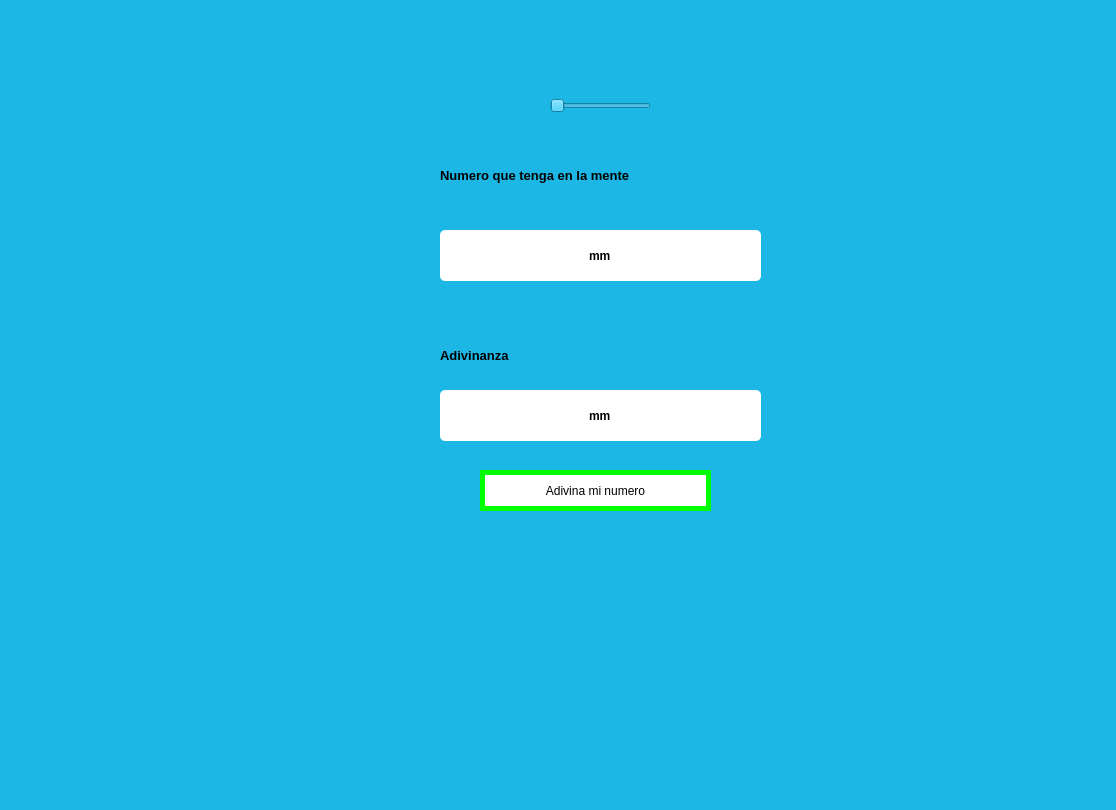
<?xml version="1.0" encoding="UTF-8"?>
<ui version="4.0">
 <class>MainWindow</class>
 <widget class="QMainWindow" name="MainWindow">
  <property name="geometry">
   <rect>
    <x>0</x>
    <y>0</y>
    <width>1116</width>
    <height>810</height>
   </rect>
  </property>
  <property name="windowTitle">
   <string>MainWindow</string>
  </property>
  <property name="styleSheet">
   <string notr="true">
background-color: rgb(29, 183, 230);</string>
  </property>
  <widget class="QWidget" name="centralwidget">
   <widget class="QLabel" name="imagen">
    <property name="geometry">
     <rect>
      <x>10</x>
      <y>20</y>
      <width>191</width>
      <height>161</height>
     </rect>
    </property>
    <property name="styleSheet">
     <string notr="true"/>
    </property>
    <property name="text">
     <string/>
    </property>
    <property name="pixmap">
     <pixmap resource="Recursos.qrc">:/ejercicios/elyochi.jpg</pixmap>
    </property>
    <property name="scaledContents">
     <bool>true</bool>
    </property>
   </widget>
   <widget class="QLabel" name="label">
    <property name="geometry">
     <rect>
      <x>440</x>
      <y>160</y>
      <width>271</width>
      <height>31</height>
     </rect>
    </property>
    <property name="font">
     <font>
      <pointsize>10</pointsize>
      <weight>75</weight>
      <bold>true</bold>
     </font>
    </property>
    <property name="text">
     <string>Numero que tenga en la mente</string>
    </property>
   </widget>
   <widget class="QLineEdit" name="CampoNumero">
    <property name="geometry">
     <rect>
      <x>440</x>
      <y>230</y>
      <width>321</width>
      <height>51</height>
     </rect>
    </property>
    <property name="font">
     <font>
      <weight>75</weight>
      <bold>true</bold>
     </font>
    </property>
    <property name="styleSheet">
     <string notr="true">border-radius: 5px;
background-color: rgb(255, 255, 255);
</string>
    </property>
    <property name="text">
     <string>mm</string>
    </property>
    <property name="alignment">
     <set>Qt::AlignCenter</set>
    </property>
   </widget>
   <widget class="QSlider" name="BarraNumero">
    <property name="geometry">
     <rect>
      <x>550</x>
      <y>80</y>
      <width>101</width>
      <height>51</height>
     </rect>
    </property>
    <property name="orientation">
     <enum>Qt::Horizontal</enum>
    </property>
   </widget>
   <widget class="QLabel" name="imgane_Desc">
    <property name="geometry">
     <rect>
      <x>40</x>
      <y>260</y>
      <width>301</width>
      <height>281</height>
     </rect>
    </property>
    <property name="styleSheet">
     <string notr="true"/>
    </property>
    <property name="text">
     <string/>
    </property>
    <property name="pixmap">
     <pixmap resource="Recursos.qrc">:/ejercicios/elyochi.jpg</pixmap>
    </property>
    <property name="scaledContents">
     <bool>true</bool>
    </property>
   </widget>
   <widget class="QLineEdit" name="resultado">
    <property name="geometry">
     <rect>
      <x>440</x>
      <y>390</y>
      <width>321</width>
      <height>51</height>
     </rect>
    </property>
    <property name="font">
     <font>
      <weight>75</weight>
      <bold>true</bold>
     </font>
    </property>
    <property name="styleSheet">
     <string notr="true">border-radius: 5px;
background-color: rgb(255, 255, 255);
</string>
    </property>
    <property name="text">
     <string>mm</string>
    </property>
    <property name="alignment">
     <set>Qt::AlignCenter</set>
    </property>
   </widget>
   <widget class="QLabel" name="label_3">
    <property name="geometry">
     <rect>
      <x>440</x>
      <y>340</y>
      <width>221</width>
      <height>31</height>
     </rect>
    </property>
    <property name="font">
     <font>
      <pointsize>10</pointsize>
      <weight>75</weight>
      <bold>true</bold>
     </font>
    </property>
    <property name="text">
     <string>Adivinanza</string>
    </property>
   </widget>
   <widget class="QLabel" name="imagen_2">
    <property name="geometry">
     <rect>
      <x>830</x>
      <y>30</y>
      <width>191</width>
      <height>161</height>
     </rect>
    </property>
    <property name="styleSheet">
     <string notr="true"/>
    </property>
    <property name="text">
     <string/>
    </property>
    <property name="pixmap">
     <pixmap resource="Recursos.qrc">:/ejercicios/kaldo.jpg</pixmap>
    </property>
    <property name="scaledContents">
     <bool>true</bool>
    </property>
   </widget>
   <widget class="QLabel" name="imagen_3">
    <property name="geometry">
     <rect>
      <x>830</x>
      <y>460</y>
      <width>191</width>
      <height>161</height>
     </rect>
    </property>
    <property name="styleSheet">
     <string notr="true"/>
    </property>
    <property name="text">
     <string/>
    </property>
    <property name="pixmap">
     <pixmap resource="Recursos.qrc">:/ejercicios/wero.jpg</pixmap>
    </property>
    <property name="scaledContents">
     <bool>true</bool>
    </property>
   </widget>
   <widget class="QPushButton" name="btn_adivinar">
    <property name="geometry">
     <rect>
      <x>480</x>
      <y>470</y>
      <width>231</width>
      <height>41</height>
     </rect>
    </property>
    <property name="styleSheet">
     <string notr="true">background-color: rgb(255,255,255);
color: rgb(0,0,0);
border-radius:25px;
border:5px solid lime</string>
    </property>
    <property name="text">
     <string>Adivina mi numero</string>
    </property>
   </widget>
  </widget>
  <widget class="QMenuBar" name="menubar">
   <property name="geometry">
    <rect>
     <x>0</x>
     <y>0</y>
     <width>1116</width>
     <height>26</height>
    </rect>
   </property>
  </widget>
  <widget class="QStatusBar" name="statusbar"/>
 </widget>
 <resources>
  <include location="Recursos.qrc"/>
 </resources>
 <connections/>
</ui>
